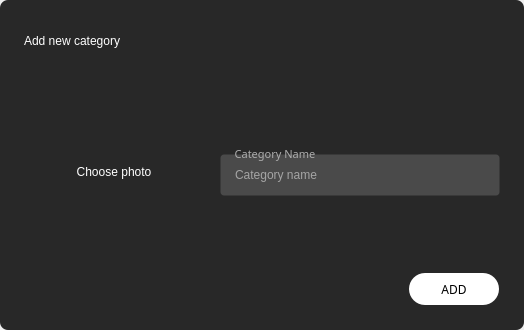
<?xml version="1.0" encoding="UTF-8"?>
<ui version="4.0">
 <class>categoryInputDialog</class>
 <widget class="QDialog" name="categoryInputDialog">
  <property name="geometry">
   <rect>
    <x>0</x>
    <y>0</y>
    <width>524</width>
    <height>330</height>
   </rect>
  </property>
  <property name="sizePolicy">
   <sizepolicy hsizetype="Fixed" vsizetype="Fixed">
    <horstretch>0</horstretch>
    <verstretch>0</verstretch>
   </sizepolicy>
  </property>
  <property name="minimumSize">
   <size>
    <width>524</width>
    <height>330</height>
   </size>
  </property>
  <property name="maximumSize">
   <size>
    <width>524</width>
    <height>330</height>
   </size>
  </property>
  <property name="windowTitle">
   <string>Dialog</string>
  </property>
  <property name="styleSheet">
   <string notr="true">border: none;</string>
  </property>
  <layout class="QVBoxLayout" name="verticalLayout">
   <property name="spacing">
    <number>0</number>
   </property>
   <property name="leftMargin">
    <number>0</number>
   </property>
   <property name="topMargin">
    <number>0</number>
   </property>
   <property name="rightMargin">
    <number>0</number>
   </property>
   <property name="bottomMargin">
    <number>0</number>
   </property>
   <item>
    <widget class="QFrame" name="frame_3">
     <property name="sizePolicy">
      <sizepolicy hsizetype="Fixed" vsizetype="Fixed">
       <horstretch>0</horstretch>
       <verstretch>0</verstretch>
      </sizepolicy>
     </property>
     <property name="minimumSize">
      <size>
       <width>524</width>
       <height>330</height>
      </size>
     </property>
     <property name="maximumSize">
      <size>
       <width>524</width>
       <height>330</height>
      </size>
     </property>
     <property name="focusPolicy">
      <enum>Qt::ClickFocus</enum>
     </property>
     <property name="styleSheet">
      <string notr="true">#frame_3{
	border-radius: 8px;
	background-color: rgb(40, 40, 40);
}
#categoryInputDialogExitButton{
	background-color: none;
	border-radius: 16px;
}
#categoryInputDialogExitButton:hover{
	background-color: rgba(179, 179, 179, 0.25);
}
#categoryInputDialogExitButton:pressed{
	background-color: rgba(179, 179, 179, 0.35);
}
#label{
	color: white;
	font: 87 17pt &quot;Heebo Black&quot;;
}
#categoryInputDialogAddButton{
	border-radius: 16px;
	background-color: white;
	color: black;
	font: 87 9pt &quot;Heebo Medium&quot;;
}
#albumInputDialogSynchronizeQRadioButton{
	color: rgb(179, 179, 179);
	
	font: 57 10pt &quot;Heebo Medium&quot;;
}



QComboBox QAbstractItemView {
	outline: none;
	border: 1px solid rgba(179, 179, 179, 0.25);
}

QComboBox {
	font: 57 10pt &quot;Heebo Black&quot;;
	color: rgba(255, 255, 255, 128);
	border: none;	
	background-color: transparent;
	padding-right: 12px;
	padding-left: 12px;
	padding-top: 12px;
	padding-bottom: 12px;
}
QComboBox:hover{
	color: white;
}
QComboBox::drop-down {
	heigth: 40px;
	width: 32px;
}
QComboBox:down-arrow {
	image: url(:/icons/48x48/outlined/icons/48x48/outlined/outline_arrow_drop_down_gray_48dp.png);
}
QGroupBox {
	font: 57 8pt &quot;Heebo Black&quot;;
	background-color: rgba(179, 179, 179, 0.25);
    border: 1px solid transparent;
    border-radius: 4px;
    margin-top: 8px;
}
QGroupBox::title {
	color: rgb(173, 173, 173);
    subcontrol-origin: margin;
    left: 10px;
    padding: 0 3px 0 3px;
}
QLineEdit {
	font: 57 10pt &quot;Heebo Black&quot;;
	color: white;
	background-color: transparent;
	border: none;
	padding-right: 12px;
	padding-left: 12px;
	padding-top: 12px;
	padding-bottom: 12px;
}
#categoryInputDialogMiniatureQToolButton{
	font: 57 11pt &quot;Heebo Medium&quot;;
	color: white;
	icon: url(:/icons/48x48/outlined/icons/48x48/outlined/outline_music_note_gray_48dp.png);
	margin-top: 45px;
}
#categoryInputDialogMiniatureQToolButton:hover{
	background-color: rgba(0, 0, 0, 0.25);
	icon: url(:/icons/48x48/outlined/icons/48x48/outlined/outline_edit_white_48dp.png);
}</string>
     </property>
     <property name="frameShape">
      <enum>QFrame::StyledPanel</enum>
     </property>
     <property name="frameShadow">
      <enum>QFrame::Raised</enum>
     </property>
     <layout class="QVBoxLayout" name="verticalLayout_2">
      <property name="spacing">
       <number>0</number>
      </property>
      <property name="leftMargin">
       <number>24</number>
      </property>
      <property name="topMargin">
       <number>24</number>
      </property>
      <property name="rightMargin">
       <number>24</number>
      </property>
      <property name="bottomMargin">
       <number>24</number>
      </property>
      <item>
       <widget class="QFrame" name="frame_2">
        <property name="sizePolicy">
         <sizepolicy hsizetype="Preferred" vsizetype="Fixed">
          <horstretch>0</horstretch>
          <verstretch>0</verstretch>
         </sizepolicy>
        </property>
        <property name="minimumSize">
         <size>
          <width>0</width>
          <height>0</height>
         </size>
        </property>
        <property name="styleSheet">
         <string notr="true"/>
        </property>
        <property name="frameShape">
         <enum>QFrame::StyledPanel</enum>
        </property>
        <property name="frameShadow">
         <enum>QFrame::Raised</enum>
        </property>
        <layout class="QVBoxLayout" name="verticalLayout_5">
         <property name="spacing">
          <number>0</number>
         </property>
         <property name="leftMargin">
          <number>0</number>
         </property>
         <property name="topMargin">
          <number>0</number>
         </property>
         <property name="rightMargin">
          <number>0</number>
         </property>
         <property name="bottomMargin">
          <number>0</number>
         </property>
         <item>
          <widget class="QFrame" name="frame">
           <property name="sizePolicy">
            <sizepolicy hsizetype="Preferred" vsizetype="Fixed">
             <horstretch>0</horstretch>
             <verstretch>0</verstretch>
            </sizepolicy>
           </property>
           <property name="minimumSize">
            <size>
             <width>0</width>
             <height>0</height>
            </size>
           </property>
           <property name="maximumSize">
            <size>
             <width>16777215</width>
             <height>16777215</height>
            </size>
           </property>
           <property name="styleSheet">
            <string notr="true"/>
           </property>
           <property name="frameShape">
            <enum>QFrame::StyledPanel</enum>
           </property>
           <property name="frameShadow">
            <enum>QFrame::Raised</enum>
           </property>
           <layout class="QHBoxLayout" name="horizontalLayout">
            <property name="spacing">
             <number>0</number>
            </property>
            <property name="leftMargin">
             <number>0</number>
            </property>
            <property name="topMargin">
             <number>0</number>
            </property>
            <property name="rightMargin">
             <number>0</number>
            </property>
            <property name="bottomMargin">
             <number>2</number>
            </property>
            <item>
             <widget class="QFrame" name="frame_4">
              <property name="sizePolicy">
               <sizepolicy hsizetype="Fixed" vsizetype="Preferred">
                <horstretch>0</horstretch>
                <verstretch>0</verstretch>
               </sizepolicy>
              </property>
              <property name="minimumSize">
               <size>
                <width>0</width>
                <height>0</height>
               </size>
              </property>
              <property name="styleSheet">
               <string notr="true"/>
              </property>
              <property name="frameShape">
               <enum>QFrame::StyledPanel</enum>
              </property>
              <property name="frameShadow">
               <enum>QFrame::Raised</enum>
              </property>
              <layout class="QVBoxLayout" name="verticalLayout_3">
               <property name="spacing">
                <number>0</number>
               </property>
               <property name="leftMargin">
                <number>0</number>
               </property>
               <property name="topMargin">
                <number>0</number>
               </property>
               <property name="rightMargin">
                <number>0</number>
               </property>
               <property name="bottomMargin">
                <number>0</number>
               </property>
               <item>
                <widget class="QLabel" name="label">
                 <property name="sizePolicy">
                  <sizepolicy hsizetype="Fixed" vsizetype="Fixed">
                   <horstretch>0</horstretch>
                   <verstretch>0</verstretch>
                  </sizepolicy>
                 </property>
                 <property name="text">
                  <string notr="true">Add new category</string>
                 </property>
                </widget>
               </item>
              </layout>
             </widget>
            </item>
            <item>
             <spacer name="horizontalSpacer">
              <property name="orientation">
               <enum>Qt::Horizontal</enum>
              </property>
              <property name="sizeHint" stdset="0">
               <size>
                <width>0</width>
                <height>0</height>
               </size>
              </property>
             </spacer>
            </item>
            <item>
             <widget class="QFrame" name="frame_5">
              <property name="minimumSize">
               <size>
                <width>0</width>
                <height>0</height>
               </size>
              </property>
              <property name="frameShape">
               <enum>QFrame::StyledPanel</enum>
              </property>
              <property name="frameShadow">
               <enum>QFrame::Raised</enum>
              </property>
              <layout class="QVBoxLayout" name="verticalLayout_4">
               <property name="spacing">
                <number>0</number>
               </property>
               <property name="leftMargin">
                <number>0</number>
               </property>
               <property name="topMargin">
                <number>0</number>
               </property>
               <property name="rightMargin">
                <number>0</number>
               </property>
               <property name="bottomMargin">
                <number>0</number>
               </property>
               <item>
                <widget class="QPushButton" name="categoryInputDialogExitButton">
                 <property name="minimumSize">
                  <size>
                   <width>32</width>
                   <height>32</height>
                  </size>
                 </property>
                 <property name="maximumSize">
                  <size>
                   <width>32</width>
                   <height>32</height>
                  </size>
                 </property>
                 <property name="styleSheet">
                  <string notr="true"/>
                 </property>
                 <property name="text">
                  <string notr="true"/>
                 </property>
                 <property name="icon">
                  <iconset resource="../resourcesPeachPlayer.qrc">
                   <normaloff>:/icons/48x48/outlined/icons/48x48/outlined/outline_close_white_48dp.png</normaloff>:/icons/48x48/outlined/icons/48x48/outlined/outline_close_white_48dp.png</iconset>
                 </property>
                 <property name="iconSize">
                  <size>
                   <width>20</width>
                   <height>20</height>
                  </size>
                 </property>
                </widget>
               </item>
              </layout>
             </widget>
            </item>
           </layout>
          </widget>
         </item>
         <item>
          <widget class="QFrame" name="frame_6">
           <property name="sizePolicy">
            <sizepolicy hsizetype="Preferred" vsizetype="Preferred">
             <horstretch>0</horstretch>
             <verstretch>0</verstretch>
            </sizepolicy>
           </property>
           <property name="minimumSize">
            <size>
             <width>0</width>
             <height>214</height>
            </size>
           </property>
           <property name="frameShape">
            <enum>QFrame::StyledPanel</enum>
           </property>
           <property name="frameShadow">
            <enum>QFrame::Raised</enum>
           </property>
           <layout class="QHBoxLayout" name="horizontalLayout_3">
            <property name="spacing">
             <number>0</number>
            </property>
            <property name="leftMargin">
             <number>0</number>
            </property>
            <property name="topMargin">
             <number>0</number>
            </property>
            <property name="rightMargin">
             <number>0</number>
            </property>
            <property name="bottomMargin">
             <number>0</number>
            </property>
            <item>
             <widget class="QFrame" name="frame_9">
              <property name="sizePolicy">
               <sizepolicy hsizetype="Preferred" vsizetype="Fixed">
                <horstretch>0</horstretch>
                <verstretch>0</verstretch>
               </sizepolicy>
              </property>
              <property name="minimumSize">
               <size>
                <width>0</width>
                <height>198</height>
               </size>
              </property>
              <property name="frameShape">
               <enum>QFrame::StyledPanel</enum>
              </property>
              <property name="frameShadow">
               <enum>QFrame::Raised</enum>
              </property>
              <layout class="QVBoxLayout" name="verticalLayout_6">
               <property name="spacing">
                <number>0</number>
               </property>
               <property name="leftMargin">
                <number>0</number>
               </property>
               <property name="topMargin">
                <number>0</number>
               </property>
               <property name="rightMargin">
                <number>0</number>
               </property>
               <property name="bottomMargin">
                <number>0</number>
               </property>
               <item>
                <widget class="QToolButton" name="categoryInputDialogMiniatureQToolButton">
                 <property name="sizePolicy">
                  <sizepolicy hsizetype="Fixed" vsizetype="Fixed">
                   <horstretch>0</horstretch>
                   <verstretch>0</verstretch>
                  </sizepolicy>
                 </property>
                 <property name="minimumSize">
                  <size>
                   <width>180</width>
                   <height>180</height>
                  </size>
                 </property>
                 <property name="maximumSize">
                  <size>
                   <width>180</width>
                   <height>180</height>
                  </size>
                 </property>
                 <property name="text">
                  <string notr="true">Choose photo</string>
                 </property>
                 <property name="iconSize">
                  <size>
                   <width>52</width>
                   <height>52</height>
                  </size>
                 </property>
                 <property name="checkable">
                  <bool>false</bool>
                 </property>
                 <property name="toolButtonStyle">
                  <enum>Qt::ToolButtonTextUnderIcon</enum>
                 </property>
                </widget>
               </item>
               <item>
                <widget class="QLabel" name="categoryInputDialogCategorysMiniatureQLabel">
                 <property name="sizePolicy">
                  <sizepolicy hsizetype="Fixed" vsizetype="Fixed">
                   <horstretch>0</horstretch>
                   <verstretch>0</verstretch>
                  </sizepolicy>
                 </property>
                 <property name="minimumSize">
                  <size>
                   <width>180</width>
                   <height>180</height>
                  </size>
                 </property>
                 <property name="maximumSize">
                  <size>
                   <width>180</width>
                   <height>180</height>
                  </size>
                 </property>
                 <property name="text">
                  <string notr="true"/>
                 </property>
                 <property name="scaledContents">
                  <bool>true</bool>
                 </property>
                </widget>
               </item>
              </layout>
             </widget>
            </item>
            <item>
             <widget class="QFrame" name="frame_7">
              <property name="sizePolicy">
               <sizepolicy hsizetype="Preferred" vsizetype="Fixed">
                <horstretch>0</horstretch>
                <verstretch>0</verstretch>
               </sizepolicy>
              </property>
              <property name="minimumSize">
               <size>
                <width>0</width>
                <height>0</height>
               </size>
              </property>
              <property name="maximumSize">
               <size>
                <width>16777215</width>
                <height>198</height>
               </size>
              </property>
              <property name="styleSheet">
               <string notr="true"/>
              </property>
              <property name="frameShape">
               <enum>QFrame::StyledPanel</enum>
              </property>
              <property name="frameShadow">
               <enum>QFrame::Raised</enum>
              </property>
              <layout class="QVBoxLayout" name="verticalLayout_15">
               <property name="spacing">
                <number>0</number>
               </property>
               <property name="leftMargin">
                <number>16</number>
               </property>
               <property name="topMargin">
                <number>10</number>
               </property>
               <property name="rightMargin">
                <number>0</number>
               </property>
               <property name="bottomMargin">
                <number>0</number>
               </property>
               <item>
                <widget class="QGroupBox" name="groupBox1_3">
                 <property name="sizePolicy">
                  <sizepolicy hsizetype="Preferred" vsizetype="Fixed">
                   <horstretch>0</horstretch>
                   <verstretch>0</verstretch>
                  </sizepolicy>
                 </property>
                 <property name="minimumSize">
                  <size>
                   <width>0</width>
                   <height>40</height>
                  </size>
                 </property>
                 <property name="font">
                  <font>
                   <family>Heebo Black</family>
                   <pointsize>8</pointsize>
                   <weight>7</weight>
                   <italic>false</italic>
                   <bold>false</bold>
                  </font>
                 </property>
                 <property name="styleSheet">
                  <string notr="true"/>
                 </property>
                 <property name="title">
                  <string notr="true">Category Name</string>
                 </property>
                 <layout class="QVBoxLayout" name="verticalLayout_16">
                  <property name="spacing">
                   <number>0</number>
                  </property>
                  <property name="leftMargin">
                   <number>0</number>
                  </property>
                  <property name="topMargin">
                   <number>0</number>
                  </property>
                  <property name="rightMargin">
                   <number>0</number>
                  </property>
                  <property name="bottomMargin">
                   <number>0</number>
                  </property>
                  <item>
                   <widget class="QLineEdit" name="categoryInputDialogCategoryNameQLineEdit">
                    <property name="minimumSize">
                     <size>
                      <width>0</width>
                      <height>0</height>
                     </size>
                    </property>
                    <property name="palette">
                     <palette>
                      <active>
                       <colorrole role="WindowText">
                        <brush brushstyle="SolidPattern">
                         <color alpha="255">
                          <red>255</red>
                          <green>255</green>
                          <blue>255</blue>
                         </color>
                        </brush>
                       </colorrole>
                       <colorrole role="Button">
                        <brush brushstyle="SolidPattern">
                         <color alpha="0">
                          <red>0</red>
                          <green>0</green>
                          <blue>0</blue>
                         </color>
                        </brush>
                       </colorrole>
                       <colorrole role="Text">
                        <brush brushstyle="SolidPattern">
                         <color alpha="255">
                          <red>255</red>
                          <green>255</green>
                          <blue>255</blue>
                         </color>
                        </brush>
                       </colorrole>
                       <colorrole role="ButtonText">
                        <brush brushstyle="SolidPattern">
                         <color alpha="255">
                          <red>255</red>
                          <green>255</green>
                          <blue>255</blue>
                         </color>
                        </brush>
                       </colorrole>
                       <colorrole role="Base">
                        <brush brushstyle="SolidPattern">
                         <color alpha="0">
                          <red>0</red>
                          <green>0</green>
                          <blue>0</blue>
                         </color>
                        </brush>
                       </colorrole>
                       <colorrole role="Window">
                        <brush brushstyle="SolidPattern">
                         <color alpha="0">
                          <red>0</red>
                          <green>0</green>
                          <blue>0</blue>
                         </color>
                        </brush>
                       </colorrole>
                       <colorrole role="PlaceholderText">
                        <brush brushstyle="SolidPattern">
                         <color alpha="128">
                          <red>255</red>
                          <green>255</green>
                          <blue>255</blue>
                         </color>
                        </brush>
                       </colorrole>
                      </active>
                      <inactive>
                       <colorrole role="WindowText">
                        <brush brushstyle="SolidPattern">
                         <color alpha="255">
                          <red>255</red>
                          <green>255</green>
                          <blue>255</blue>
                         </color>
                        </brush>
                       </colorrole>
                       <colorrole role="Button">
                        <brush brushstyle="SolidPattern">
                         <color alpha="0">
                          <red>0</red>
                          <green>0</green>
                          <blue>0</blue>
                         </color>
                        </brush>
                       </colorrole>
                       <colorrole role="Text">
                        <brush brushstyle="SolidPattern">
                         <color alpha="255">
                          <red>255</red>
                          <green>255</green>
                          <blue>255</blue>
                         </color>
                        </brush>
                       </colorrole>
                       <colorrole role="ButtonText">
                        <brush brushstyle="SolidPattern">
                         <color alpha="255">
                          <red>255</red>
                          <green>255</green>
                          <blue>255</blue>
                         </color>
                        </brush>
                       </colorrole>
                       <colorrole role="Base">
                        <brush brushstyle="SolidPattern">
                         <color alpha="0">
                          <red>0</red>
                          <green>0</green>
                          <blue>0</blue>
                         </color>
                        </brush>
                       </colorrole>
                       <colorrole role="Window">
                        <brush brushstyle="SolidPattern">
                         <color alpha="0">
                          <red>0</red>
                          <green>0</green>
                          <blue>0</blue>
                         </color>
                        </brush>
                       </colorrole>
                       <colorrole role="PlaceholderText">
                        <brush brushstyle="SolidPattern">
                         <color alpha="128">
                          <red>255</red>
                          <green>255</green>
                          <blue>255</blue>
                         </color>
                        </brush>
                       </colorrole>
                      </inactive>
                      <disabled>
                       <colorrole role="WindowText">
                        <brush brushstyle="SolidPattern">
                         <color alpha="255">
                          <red>255</red>
                          <green>255</green>
                          <blue>255</blue>
                         </color>
                        </brush>
                       </colorrole>
                       <colorrole role="Button">
                        <brush brushstyle="SolidPattern">
                         <color alpha="0">
                          <red>0</red>
                          <green>0</green>
                          <blue>0</blue>
                         </color>
                        </brush>
                       </colorrole>
                       <colorrole role="Text">
                        <brush brushstyle="SolidPattern">
                         <color alpha="255">
                          <red>255</red>
                          <green>255</green>
                          <blue>255</blue>
                         </color>
                        </brush>
                       </colorrole>
                       <colorrole role="ButtonText">
                        <brush brushstyle="SolidPattern">
                         <color alpha="255">
                          <red>255</red>
                          <green>255</green>
                          <blue>255</blue>
                         </color>
                        </brush>
                       </colorrole>
                       <colorrole role="Base">
                        <brush brushstyle="SolidPattern">
                         <color alpha="0">
                          <red>0</red>
                          <green>0</green>
                          <blue>0</blue>
                         </color>
                        </brush>
                       </colorrole>
                       <colorrole role="Window">
                        <brush brushstyle="SolidPattern">
                         <color alpha="0">
                          <red>0</red>
                          <green>0</green>
                          <blue>0</blue>
                         </color>
                        </brush>
                       </colorrole>
                       <colorrole role="PlaceholderText">
                        <brush brushstyle="SolidPattern">
                         <color alpha="128">
                          <red>255</red>
                          <green>255</green>
                          <blue>255</blue>
                         </color>
                        </brush>
                       </colorrole>
                      </disabled>
                     </palette>
                    </property>
                    <property name="inputMask">
                     <string notr="true"/>
                    </property>
                    <property name="text">
                     <string notr="true"/>
                    </property>
                    <property name="placeholderText">
                     <string notr="true">Category name</string>
                    </property>
                   </widget>
                  </item>
                 </layout>
                </widget>
               </item>
              </layout>
             </widget>
            </item>
           </layout>
          </widget>
         </item>
         <item>
          <widget class="QFrame" name="frame_8">
           <property name="sizePolicy">
            <sizepolicy hsizetype="Preferred" vsizetype="Preferred">
             <horstretch>0</horstretch>
             <verstretch>0</verstretch>
            </sizepolicy>
           </property>
           <property name="minimumSize">
            <size>
             <width>0</width>
             <height>0</height>
            </size>
           </property>
           <property name="frameShape">
            <enum>QFrame::StyledPanel</enum>
           </property>
           <property name="frameShadow">
            <enum>QFrame::Raised</enum>
           </property>
           <layout class="QHBoxLayout" name="horizontalLayout_2">
            <property name="spacing">
             <number>0</number>
            </property>
            <property name="leftMargin">
             <number>0</number>
            </property>
            <property name="topMargin">
             <number>0</number>
            </property>
            <property name="rightMargin">
             <number>1</number>
            </property>
            <property name="bottomMargin">
             <number>0</number>
            </property>
            <item>
             <spacer name="horizontalSpacer_2">
              <property name="orientation">
               <enum>Qt::Horizontal</enum>
              </property>
              <property name="sizeHint" stdset="0">
               <size>
                <width>0</width>
                <height>0</height>
               </size>
              </property>
             </spacer>
            </item>
            <item>
             <widget class="QFrame" name="frame_10">
              <property name="sizePolicy">
               <sizepolicy hsizetype="Preferred" vsizetype="Fixed">
                <horstretch>0</horstretch>
                <verstretch>0</verstretch>
               </sizepolicy>
              </property>
              <property name="frameShape">
               <enum>QFrame::StyledPanel</enum>
              </property>
              <property name="frameShadow">
               <enum>QFrame::Raised</enum>
              </property>
              <layout class="QVBoxLayout" name="verticalLayout_8">
               <property name="spacing">
                <number>0</number>
               </property>
               <property name="leftMargin">
                <number>0</number>
               </property>
               <property name="topMargin">
                <number>0</number>
               </property>
               <property name="rightMargin">
                <number>0</number>
               </property>
               <property name="bottomMargin">
                <number>0</number>
               </property>
               <item>
                <widget class="QPushButton" name="categoryInputDialogAddButton">
                 <property name="sizePolicy">
                  <sizepolicy hsizetype="Fixed" vsizetype="Fixed">
                   <horstretch>0</horstretch>
                   <verstretch>0</verstretch>
                  </sizepolicy>
                 </property>
                 <property name="minimumSize">
                  <size>
                   <width>90</width>
                   <height>32</height>
                  </size>
                 </property>
                 <property name="maximumSize">
                  <size>
                   <width>90</width>
                   <height>32</height>
                  </size>
                 </property>
                 <property name="font">
                  <font>
                   <family>Heebo Medium</family>
                   <pointsize>9</pointsize>
                   <weight>10</weight>
                   <italic>false</italic>
                   <bold>false</bold>
                   <kerning>true</kerning>
                  </font>
                 </property>
                 <property name="layoutDirection">
                  <enum>Qt::LeftToRight</enum>
                 </property>
                 <property name="styleSheet">
                  <string notr="true"/>
                 </property>
                 <property name="text">
                  <string notr="true">ADD</string>
                 </property>
                </widget>
               </item>
              </layout>
             </widget>
            </item>
           </layout>
          </widget>
         </item>
        </layout>
       </widget>
      </item>
     </layout>
    </widget>
   </item>
  </layout>
 </widget>
 <resources>
  <include location="../resourcesPeachPlayer.qrc"/>
 </resources>
 <connections/>
</ui>
